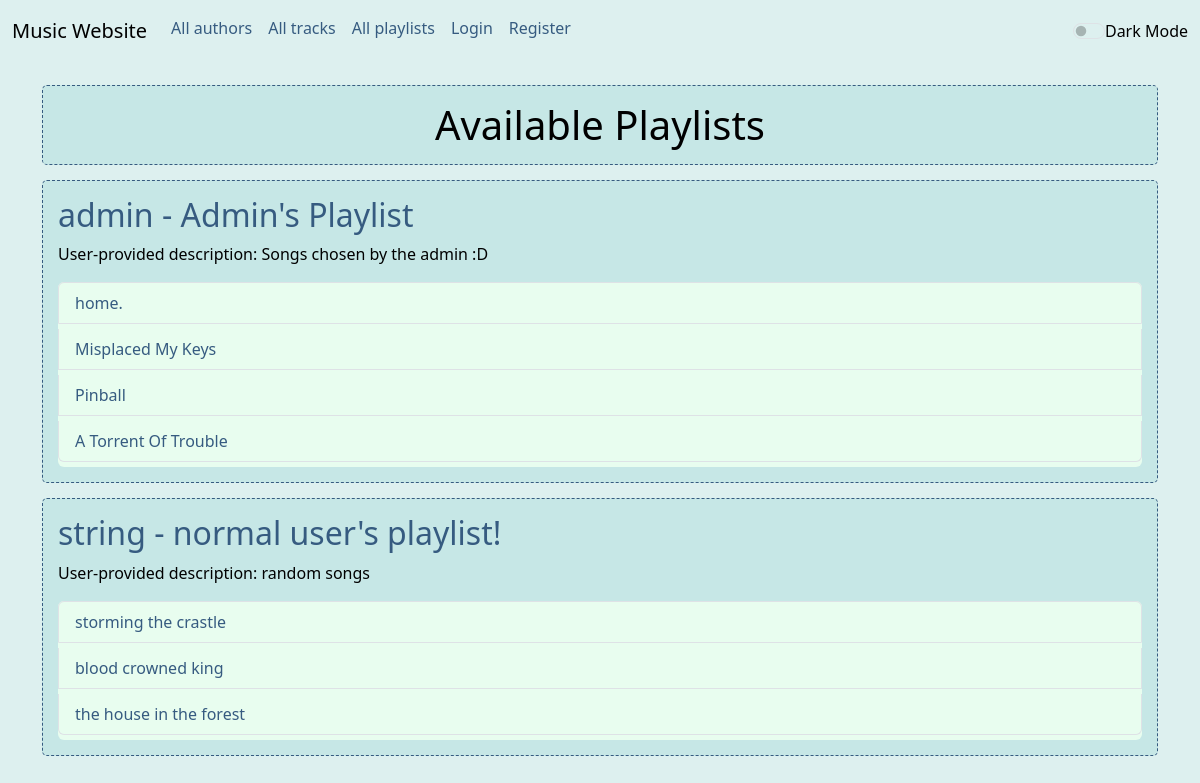
/playlists/all, run on the app's committed database.
### db/models.py (models this page shows)
class User(Base):
    __tablename__ = "users"
    id = Column(Integer, primary_key=True, index=True)
    username = Column(String, unique=True, index=True)
    hashed_password = Column(String)
    rights = Column(String, default="user")
    salt = Column(String)
    playlists = relationship("Playlist", back_populates="creator")

class Playlist(Base):
    __tablename__ = "playlists"
    id = Column(Integer, primary_key=True, index=True)
    title = Column(String)
    alias = Column(String, unique=True, index=True)
    description = Column(String)
    creator_id = Column(Integer, ForeignKey("users.id"))
    creator = relationship("User", back_populates="playlists")
    tracks = relationship("Track", secondary=association_table, back_populates="playlists")

class Track(Base):
    __tablename__ = "tracks"
    id = Column(Integer, primary_key=True, index=True)
    title = Column(String)
    alias = Column(String, unique=True)
    description = Column(String)
    track_url = Column(String, unique=True)
    image_url = Column(String)
    author_id = Column(Integer, ForeignKey("authors.id"))
    parent = relationship("Author",back_populates="tracks")
    playlists = relationship("Playlist", secondary=association_table, back_populates="tracks")

### playlists.py (the view)
@playlist_router.get("/playlists/all")
async def get_playlists(request: Request, db: Session = Depends(get_db)):
    playlists = crud.get_playlists(db)
    playlists_data = []
    for playlist in playlists:
        playlist_info = {
            "title": playlist.title,
            "alias": playlist.alias,
            "creator": playlist.creator.username,
            "tracks": playlist.tracks[:5] if playlist.tracks else [],
            "description": playlist.description
        }
        playlists_data.append(playlist_info)
    return templates.TemplateResponse(
        "all_playlists.html",
        {"request": request, "playlists": playlists_data}
    )

### templates/all_playlists.html (shortened to what this page needs)
<!DOCTYPE html>
<html lang="en">
<head>
    {% include 'head.html' %}
</head>
<body>
    {% include 'sidebar.html' %}
    <div class="container mt-4">
        <h1 class="bordered-element centered">Available Playlists</h1>
        {% for playlist in playlists %}
        <div class="bordered-element">
            <h2><a href="{{playlist.alias}}">{{playlist.creator}} - {{playlist.title}}</a></h2>
            <p>User-provided description: {{playlist.description}}</p>
            <ul class="list-group needed-bg">
                {% for track in playlist.tracks %}
                <li class="list-group-item needed-bg"><a href="../tracks/{{track.alias}}">{{track.title}}</a></li>
                {% endfor %}
            </ul>
        </div>
        {% endfor %}
    </div>
</body>
</html>

### static/style/style.css (style rules this page uses)
body:not(.dark-mode) { background-color: rgb(221, 240, 239); color: #000; }
ul, li { list-style: none; padding: 0; margin: 0; }
ul.needed-bg:not(.dark-mode), li.needed-bg:not(.dark-mode) { background-color: #e8fdef !important; }
a { color: #365b80; text-decoration: none; transition: color 0.3s ease-in-out; }
.bordered-element { border: 1px dashed #365b80; background-color: rgb(198, 231, 230); padding: 15px; margin-bottom: 15px; border-radius: 5px; }
.centered { text-align: center; }
li { margin-bottom: 5px; }

### data on the page
User: creator "admin"
Playlist: title "Admin's Playlist", description "Songs chosen by the admin :D"
Track: title "home."
Track: title "Misplaced My Keys"
Track: title "Pinball"
Track: title "A Torrent Of Trouble"
User: creator "string"
Playlist: title "normal user's playlist!", description "random songs"
Track: title "storming the crastle"
Track: title "blood crowned king"
Track: title "the house in the forest"
